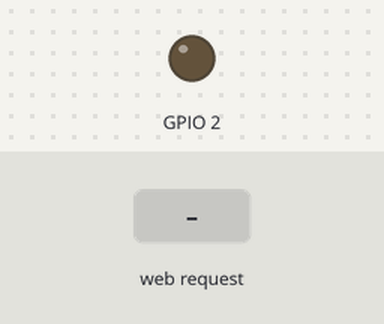
Simulated run of this sketch. Board: ESP8266 (NodeMCU). Shown: output pins drawn as LEDs (lit = HIGH, except the on-board LED, lit = LOW). Inputs (shaded band) come from the test bench. WiFi joins after 1.5 s; servers stay silent unless stated; what the sketch prints to the serial monitor is not drawn.

Above: at 3.0 s.
3.1 s: HTTP request GET //OPEN_LED received
At 3.6 s:
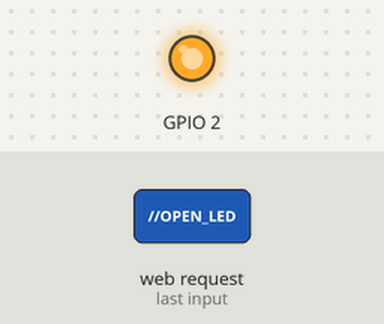
4.6 s: HTTP request GET //CLOSE_LED received
At 6.0 s:
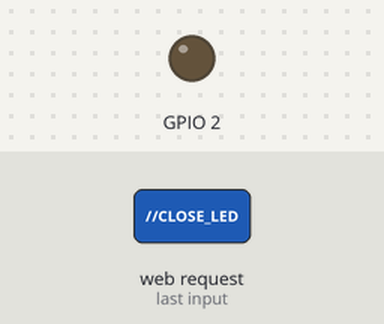
Timing chart, 0 to 7.6 s (numbered marks = the images above; inputs shaded):
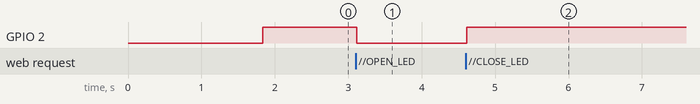

Measured:
- after the input at 3.1 s, GPIO 2: HIGH → LOW at once
- after the input at 4.6 s, GPIO 2: LOW → HIGH at once

The sketch:

Python_IO.ino
```cpp
#include "ESP_MICRO.h" //Include the micro library
bool state=1;
void setup(){
  Serial.begin(9600); // Starting serial port for seeing details
  start("K.G.F - 2","assafkhan92786");  // EnAIt will connect to your wifi with given details
  pinMode(BUILTIN_LED, OUTPUT);
  delay(300);
  digitalWrite(BUILTIN_LED,state);
}
void loop(){
  waitUntilNewReq();
  if(getPath() == "//OPEN_LED")
  {
    state=0;
  }
  if(getPath() == "//CLOSE_LED")
  {
    state=1;
  }
  Serial.println(getPath());
  returnThisInt(state);
  digitalWrite(BUILTIN_LED,state);
}
```

ESP_MICRO.h
```cpp
/* ESP8266 TO PY: THE MICRO LIBRARY
 * Written by Junicchi
 * https://github.com/Kebablord
 * MAP
 - start(ssid,password)---> Connects to wifi with given username and password
 - waitUntilNewReq() -----> Waits until a new python request come, checks for requests regularly
 - returnThisInt(data) ---> sends your Integer data to localhost (python)
 - returnThisStr(data) ---> sends your String data to localhost (python)
 - getPath() -------------> gets the request path as string, ex: https://192.113.133/ledON -> "ledON"
*/

#include <ESP8266WiFi.h>
#include <ESP8266mDNS.h>
#include <WiFiClient.h>

// PORT
WiFiServer server(80);
WiFiClient client;
String rule;

void start(String ssid, String pass){
  WiFi.mode(WIFI_STA);
  WiFi.begin(ssid.c_str(),pass.c_str());

  Serial.println("");
// Wait for connection
  while (WiFi.status() != WL_CONNECTED) {
    delay(500);
    Serial.print(".");
  }
  Serial.println("");
  Serial.print("Connected to ");
  Serial.println(ssid);
  Serial.print("IP address: ");
  Serial.println(WiFi.localIP());
// Setting up mDNS responder
  if (!MDNS.begin("esp8266")) {
    Serial.println("Error setting up MDNS responder!");
    while (1) {
      delay(1000);
    }
  }
  Serial.println("mDNS responder started");
// Start TCP (HTTP) server
  server.begin();
  Serial.println("TCP server started");
// Add service to MDNS-SD
  MDNS.addService("http", "tcp", 80);
}

bool isReqCame = false;

void CheckNewReq(){
  client = server.available();
  if (!client) {
    return;
  }
  Serial.println("");
  Serial.println("NEW REQUEST");
// Waiting client to connect
  while (client.connected() && !client.available()) {
    delay(1);
  }
// Read the first line of HTTP request
  String req = client.readStringUntil('\r');
  int addr_start = req.indexOf(' ');
  int addr_end = req.indexOf(' ', addr_start + 1);
  if (addr_start == -1 || addr_end == -1) {
    Serial.print("Invalid request: ");
    Serial.println(req);
    return;
  }
  req = req.substring(addr_start + 1, addr_end);
  Serial.print("Requested Path: ");
  Serial.println(req);

  rule = req;
  isReqCame = true;
  client.flush();
}
void waitUntilNewReq(){
  do {CheckNewReq();} while (!isReqCame);
  isReqCame = false;
}

void returnThisStr(String final_data){
  String s;
  //HTTP Protocol code.
  s = "HTTP/1.1 200 OK\r\nContent-Type: text/html\r\n\r\n";
  s += final_data; //Our final raw data to return
  client.print(s);
  Serial.println("Returned to client.");
}
void returnThisInt(int final_data){
  returnThisStr(String(final_data));
}

String getPath(){
  return rule;
}
```
